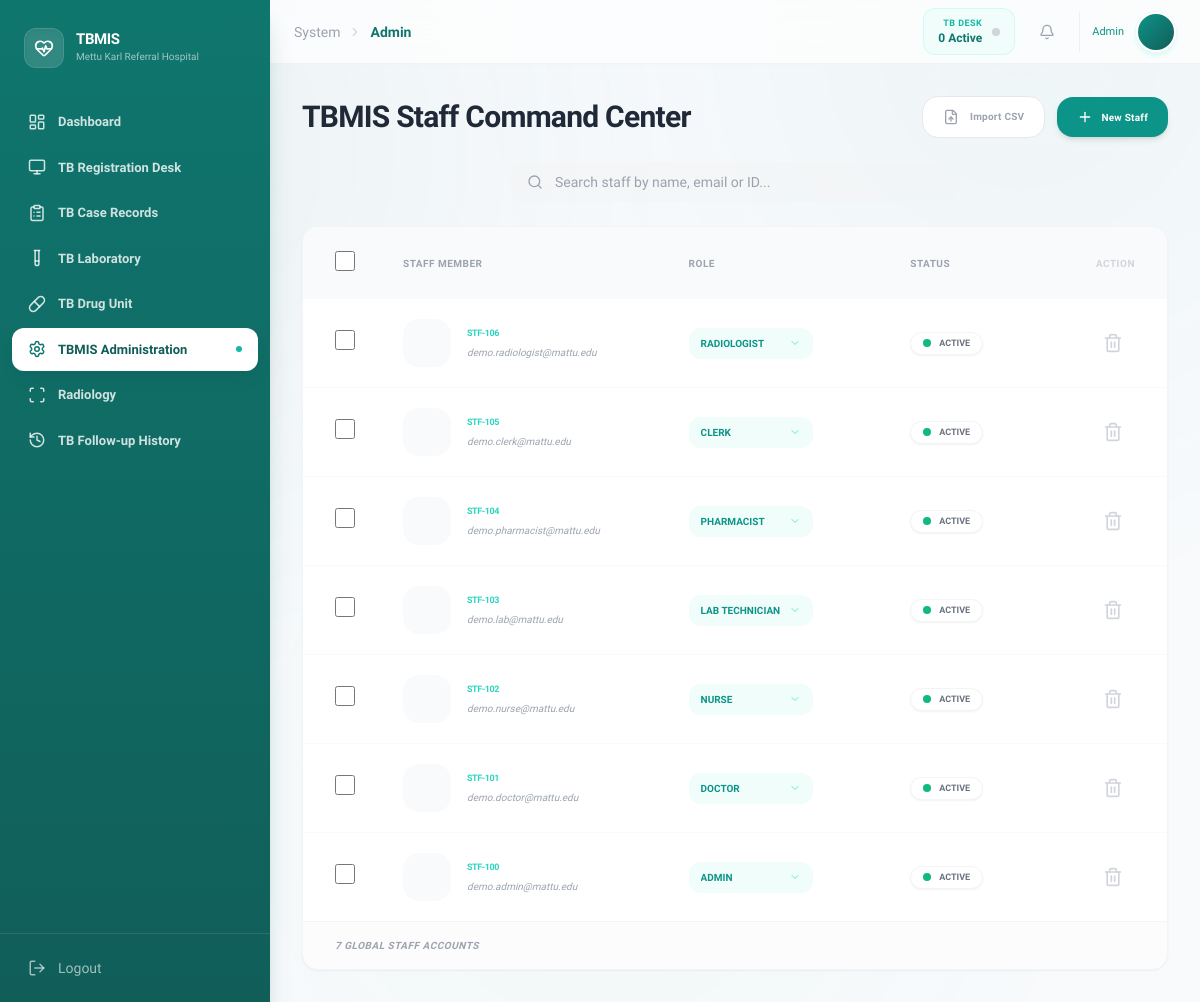
The app's page /index.php?page=admin (signed in) with its own data.
### tables this page shows
CREATE TABLE `users` (
  `user_id` varchar(20) NOT NULL,
  `email` varchar(100) NOT NULL,
  `phone` varchar(50) DEFAULT NULL,
  `password_hash` varchar(255) NOT NULL,
  `full_name` varchar(100) NOT NULL,
  `role` varchar(30) NOT NULL,
  `status` varchar(20) DEFAULT 'active',
  `status_reason` varchar(100) DEFAULT NULL,
  `created_at` timestamp NOT NULL DEFAULT current_timestamp()
);

### includes/classes/user.php (called while the page is built, shortened)
<?php
class User
{
    private $conn;
    private $table = "users";
    public function __construct($db)
    {
        $this->conn = $db;
    }
    public function getActiveLoadCount($id, $role)
    {
        switch ($role) {
            case 'Doctor':
                $stmt = $this->conn->prepare("SELECT COUNT(*) FROM medical_visits WHERE assigned_doctor_id = ? AND status = 'active'");
                break;
            case 'Nurse':
                $stmt = $this->conn->prepare("SELECT COUNT(*) FROM medical_visits WHERE assigned_nurse_id = ? AND status = 'active'");
                break;
            case 'Lab Technician':
                $stmt = $this->conn->prepare("SELECT COUNT(*) FROM lab_requests WHERE assigned_tech_id = ? AND status = 'pending'");
                break;
            case 'Radiologist':
                $stmt = $this->conn->prepare("SELECT COUNT(*) FROM radiology_requests WHERE assigned_rad_id = ? AND status = 'pending'");
                break;
            default:
                return 0;
        }
        $stmt->execute([$id]);
        return $stmt->fetchColumn();
    }
    public function countAll($searchTerm = "")
    {
        $query = "SELECT COUNT(*) as total FROM " . $this->table;
        $stmt = $this->conn->prepare($query);
        $stmt->execute();
        return $stmt->fetch(PDO::FETCH_ASSOC)['total'];
    }
    public function getPaginated($limit, $offset, $searchTerm = "")
    {
        $query = "SELECT * FROM " . $this->table;
        $query .= " ORDER BY user_id DESC LIMIT :limit OFFSET :offset";
        $stmt = $this->conn->prepare($query);
        $stmt->bindValue(':limit', (int) $limit, PDO::PARAM_INT);
        $stmt->bindValue(':offset', (int) $offset, PDO::PARAM_INT);
        $stmt->execute();
        return $stmt;
    }
}

### modules/admin/index.php (the view, shortened to what this page needs)
<?php
 $limit = 7;
 $page_num = isset($_GET['p']) ? (int) $_GET['p'] : 1;
 $offset = ($page_num - 1) * $limit;
 $searchTerm = $_GET['q'] ?? "";
 $total_users = $userObj->countAll($searchTerm);
 $stmt = $userObj->getPaginated($limit, $offset, $searchTerm);
?>
<div class="space-y-6">
    <div class="flex flex-col md:flex-row md:items-center justify-between gap-4">
        <div>
            <h1 class="text-3xl font-bold text-gray-800 tracking-tight first-letter:uppercase ">TBMIS Staff Command Center</h1>
        </div>
        <div class="flex items-center gap-3">
            <button onclick="document.getElementById('fileInput').click()" class="px-5 py-3 bg-white border border-gray-200 text-gray-400 rounded-2xl font-bold text-[10px] tracking-wide hover:bg-gray-50 transition-all">
                <i data-lucide="file-up" class="w-4 h-4 inline mr-2"></i> Import CSV
            </button>
            <button onclick="document.getElementById('addModal').classList.toggle('hidden')" class="px-5 py-3 bg-teal-600 text-white rounded-2xl font-bold text-[10px] tracking-wide shadow-md hover:bg-teal-700 hover:shadow-lg transition-all flex items-center">
                <i data-lucide="plus" class="w-4 h-4 mr-2"></i> New Staff
            </button>
        </div>
    </div>
    <div class="hidden lg:flex flex-1 justify-center px-8">
        <div class="relative w-full max-w-md group">
            <i data-lucide="search"
                class="absolute left-4 top-1/2 -translate-y-1/2 text-gray-400 w-4 h-4 group-focus-within:text-teal-500 transition-colors"></i>
            <input type="text" id="staffSearchInput" value="<?php echo htmlspecialchars($searchTerm); ?>"
                onkeyup="searchStaff(this.value)" placeholder="Search staff by name, email or ID..."
                class="w-full pl-11 pr-4 py-2.5 bg-gray-100/50 border-none rounded-2xl focus:ring-2 focus:ring-teal-500/20 focus:bg-white transition-all text-sm text-gray-700 font-medium">
        </div>
    </div>
    <form method="POST" id="mainStaffForm">
        <div class="bg-white rounded-2xl border border-gray-100 shadow-sm overflow-hidden transition-all">
            <table class="w-full text-left">
                <thead class="bg-gray-50 text-[10px] font-semibold text-gray-400 uppercase tracking-wider">
                    <tr>
                        <th class="px-8 py-6 w-10">
                            <input type="checkbox" id="selectAll" class="w-5 h-5 rounded-lg border-gray-300 text-teal-600 focus:ring-teal-500 cursor-pointer">
                        </th>
                        <th class="px-4 py-6">Staff Member</th>
                        <th class="px-8 py-6">Role</th>
                        <th class="px-8 py-6">Status</th>
                        <th class="px-8 py-6 text-right text-gray-300">Action</th>
                    </tr>
                </thead>
                <tbody class="divide-y divide-gray-50">
                    <?php while ($row = $stmt->fetch(PDO::FETCH_ASSOC)): ?>
                        <tr class="hover:bg-teal-50/20 transition-colors group">
                            <td class="px-8 py-5">
                                <input type="checkbox" name="selected_users[]" value="<?php echo $row['user_id']; ?>"
                                       class="user-checkbox w-5 h-5 rounded-lg border-gray-300 text-teal-600 focus:ring-teal-500 cursor-pointer">
                            </td>
                            <td class="px-4 py-5">
                                <div class="flex items-center gap-4">
                                    <div class="w-12 h-12 rounded-2xl bg-gray-50 text-gray-300 flex items-center justify-center font-semibold group-hover:bg-teal-600 group-hover:text-white transition-all duration-300">
                                    </div>
                                    <div>
                                        <p class="text-[9px] font-semibold text-teal-400 tracking-tighter uppercase mb-0.5"><?php echo $row['user_id']; ?></p>
                                        <p class="text-[10px] text-gray-400 font-medium mt-1 italic"><?php echo $row['email']; ?></p>
                                    </div>
                                </div>
                            </td>
                            <td class="px-8 py-5">
                                <div class="relative w-fit">
                                    <select name="role" onchange="updateRowRole('<?php echo $row['user_id']; ?>', this.value)"
                                            class="bg-teal-50 text-teal-600 text-[10px] font-semibold uppercase rounded-xl border-none focus:ring-1 focus:ring-teal-500 py-2 pl-3 pr-8 appearance-none transition-all cursor-pointer">
                                        <?php
                                        $roles = ['Admin', 'Doctor', 'Nurse', 'Lab Technician', 'Pharmacist', 'Clerk', 'Radiologist'];
                                        foreach($roles as $r):
                                            $selected = ($row['role'] == $r) ? "selected" : "";
                                            echo "<option value='$r' $selected>$r</option>";
                                        endforeach;
                                        ?>
                                    </select>
                                </div>
                            </td>
                            <td class="px-8 py-5">
                                <div class="flex flex-col items-start gap-1">
                                    <button type="button"
                                       onclick="openStatusModal('<?php echo $row['user_id']; ?>', '<?php echo addslashes($row['full_name']); ?>', '<?php echo $row['status']; ?>', <?php echo $userObj->getActiveLoadCount($row['user_id'], $row['role']); ?>)"
                                        class="inline-flex items-center gap-2 px-3 py-1 bg-white border border-gray-100 rounded-full text-[9px] font-semibold uppercase text-gray-500 hover:border-teal-200 transition-all shadow-sm group">
                                        <span class="w-2 h-2 rounded-full <?php echo ($row['status'] == 'active') ? 'bg-emerald-500 animate-pulse' : 'bg-red-400'; ?>"></span>
                                        <span class="group-hover:text-teal-600"><?php echo $row['status']; ?></span>
                                    </button>
                                </div>
                            </td>
                            <td class="px-8 py-5 text-right">
                                <button type="button" onclick="openDeleteModal('index.php?page=admin&action=delete&id=<?php echo $row['user_id']; ?>', 'Delete Staff Member?', 'This will permanently remove access for <?php echo addslashes($row['full_name']); ?>. Account data cannot be recovered.')"
                                        class="p-3 text-gray-300 hover:text-red-500 transition-all hover:bg-red-50 rounded-2xl">
                                    <i data-lucide="trash-2" class="w-5 h-5"></i>
                                </button>
                            </td>
                        </tr>
                    <?php endwhile; ?>
                </tbody>
            </table>
            <div class="px-8 py-4 bg-gray-50/50 border-t border-gray-100 flex flex-col sm:flex-row items-center justify-between gap-4">
                <span class="text-[10px] font-semibold text-gray-400 uppercase tracking-wider italic">
                    <?php echo $total_users; ?> Global Staff Accounts
                </span>
            </div>
        </div>
    </form>
</div>

### index.php (style rules this page uses)
body { font-family: 'Sora', sans-serif; background: #F8FAFC; }
body::before { content: ''; position: fixed; top: 0; left: 0; right: 0; bottom: 0; background: radial-gradient(circle at 10% 15%, rgba(15, 118, 110, 0.06), transparent 40%), radial-gradient(circle at 85% 5%, rgba(13, 148, 136, 0.04), transparent 40%), radial-gradient(circle at 50% 80%, rgba(16, 185, 129, 0.03), transparent 50%); pointer-events: none; z-index: 0; }
*, *::before, *::after { transition-property: color, background-color, border-color, box-shadow, transform, opacity; transition-timing-function: cubic-bezier(0.4, 0, 0.2, 1); }

### records on screen
users: user_id "STF-106", email "demo.radiologist@mattu.edu", role "Radiologist", status "ACTIVE"
users: user_id "STF-105", email "demo.clerk@mattu.edu", role "Clerk", status "ACTIVE"
users: user_id "STF-104", email "demo.pharmacist@mattu.edu", role "Pharmacist", status "ACTIVE"
users: user_id "STF-103", email "demo.lab@mattu.edu", role "Lab Technician", status "ACTIVE"
users: user_id "STF-102", email "demo.nurse@mattu.edu", role "Nurse", status "ACTIVE"
users: user_id "STF-101", email "demo.doctor@mattu.edu", role "Doctor", status "ACTIVE"
users: user_id "STF-100", email "demo.admin@mattu.edu", role "Admin", status "ACTIVE"

### other values on screen
$item['label'] "Dashboard"
$item['label'] "TB Registration Desk"
$item['label'] "TB Case Records"
$item['label'] "TB Laboratory"
$item['label'] "TB Drug Unit"
$item['label'] "TBMIS Administration"
$item['label'] "Radiology"
$item['label'] "TB Follow-up History"
str_replace('-', ' ', $page) "Admin"
$myLoad "0"
$_SESSION['role'] "Admin"
$total_users "7"
